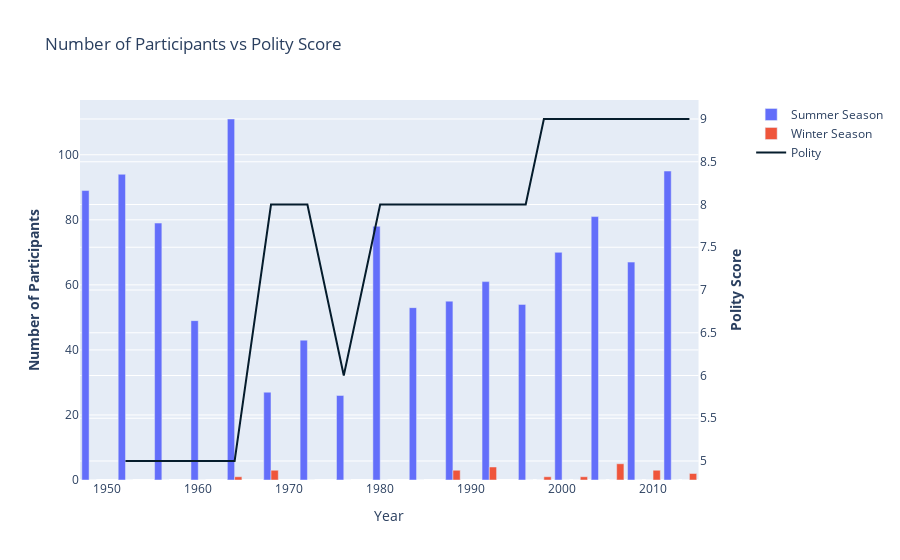

The code cell stored with this chart in its notebook:
### Code cell
plot_country_season_wise_participants(final_df, polity_dff3, 'INDIA', 1929, 2014)

### Figure 1 — Plotly figure (JSON) as saved in the notebook; plotly's stock layout.template omitted (floating-point values rounded to 4 significant figures)
{"data": [{"name": "Summer Season", "type": "bar", "x": [1948, 1952, 1956, 1960, 1964, 1968, 1972, 1976, 1980, 1984, 1988, 1992, 1996, 1998, 2000, 2002, 2004, 2006, 2008, 2010, 2012, 2014], "xaxis": "x", "y": [89, 94, 79, 49, 111, 27, 43, 26, 78, 53, 55, 61, 54, 0, 70, 0, 81, 0, 67, 0, 95, 0], "yaxis": "y"}, {"name": "Winter Season", "type": "bar", "x": [1948, 1952, 1956, 1960, 1964, 1968, 1972, 1976, 1980, 1984, 1988, 1992, 1996, 1998, 2000, 2002, 2004, 2006, 2008, 2010, 2012, 2014], "xaxis": "x", "y": [0, 0, 0, 0, 1, 3, 0, 0, 0, 0, 3, 4, 0, 1, 0, 1, 0, 5, 0, 3, 0, 2], "yaxis": "y"}, {"marker": {"color": "#051c2c"}, "name": "Polity", "type": "scatter", "x": [1948, 1952, 1956, 1960, 1964, 1968, 1972, 1976, 1980, 1984, 1988, 1992, 1996, 1998, 2000, 2002, 2004, 2006, 2008, 2010, 2012, 2014], "xaxis": "x", "y": [null, 5, 5, 5, 5, 8, 8, 6, 8, 8, 8, 8, 8, 9, 9, 9, 9, 9, 9, 9, 9, 9], "yaxis": "y2"}], "layout": {"title": {"text": "Number of Participants vs Polity Score"}, "xaxis": {"anchor": "y", "domain": [0, 0.94], "title": {"text": "Year"}}, "yaxis": {"anchor": "x", "domain": [0, 1], "title": {"text": "<b>Number of Participants</b>"}}, "yaxis2": {"anchor": "x", "overlaying": "y", "side": "right", "title": {"text": "<b>Polity Score</b>"}}}}
